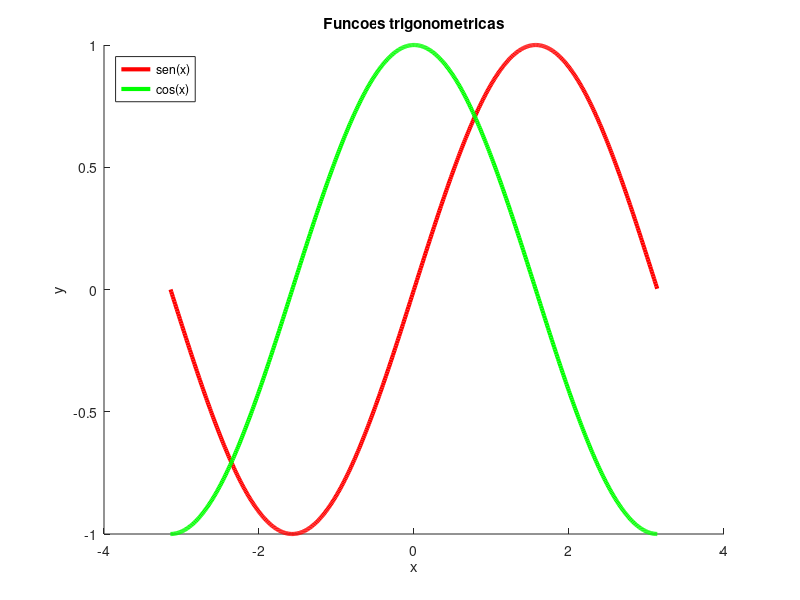

Reproduce this figure in MATLAB.


% Definição de duas funções: seno e cosseno
f1 = @(x) sin(x);
f2 = @(x) cos(x);


%%%%%%%%%%%%%%%%%%%%%%%%%%%%%%%%%%%%%
%%%%%%       T A B E L A      %%%%%%%
%%%%%%%%%%%%%%%%%%%%%%%%%%%%%%%%%%%%%



% Eixo x como vetor de valores discretos entre -pi e pi com intervalo de 1/pi
% A divisão é mais grossa, comparado com o gráfico. Então temos menos pontos
x = -pi:1/pi:pi;


% Gerando uma tabela

fprintf('%10s | %10s | %10s\n', 'x', 'SEN', 'COS' );
fprintf('---------------------------------------------------\n');
for i=1:length(x)
	fprintf('%10.2f | %10.2f | %10.2f\n', x(i), f1(x(i)), f2(x(i)) );
end




%%%%%%%%%%%%%%%%%%%%%%%%%%%%%%%%%%%%%
%%%%%%       G R Á F I C O    %%%%%%%
%%%%%%%%%%%%%%%%%%%%%%%%%%%%%%%%%%%%%



% Eixo x como vetor de valores discretos entre -pi e pi com intervalo de 0.01
% A divisão é mais fina para evitar curvas não suaves
xx = -pi:0.01:pi;

clf;  % Limpa gráfico
legenda = {};   % Inicializa célula que contém os rótulos dos objetos gráficos
hold on

plot(xx, f1(xx), '-r', 'linewidth', 3);
legenda{end+1} = 'sen(x)';    % Insere rótulo no final das células dos rótulos

plot(xx, f2(xx), '-g', 'linewidth', 3);
legenda{end+1} = 'cos(x)';    % Insere rótulo no final das células dos rótulos

xlabel('x');
ylabel('y');
title('Funcoes trigonometricas')
legend(legenda, 'location', 'northwest');
hold off
shg;  % Mostre gráfico
